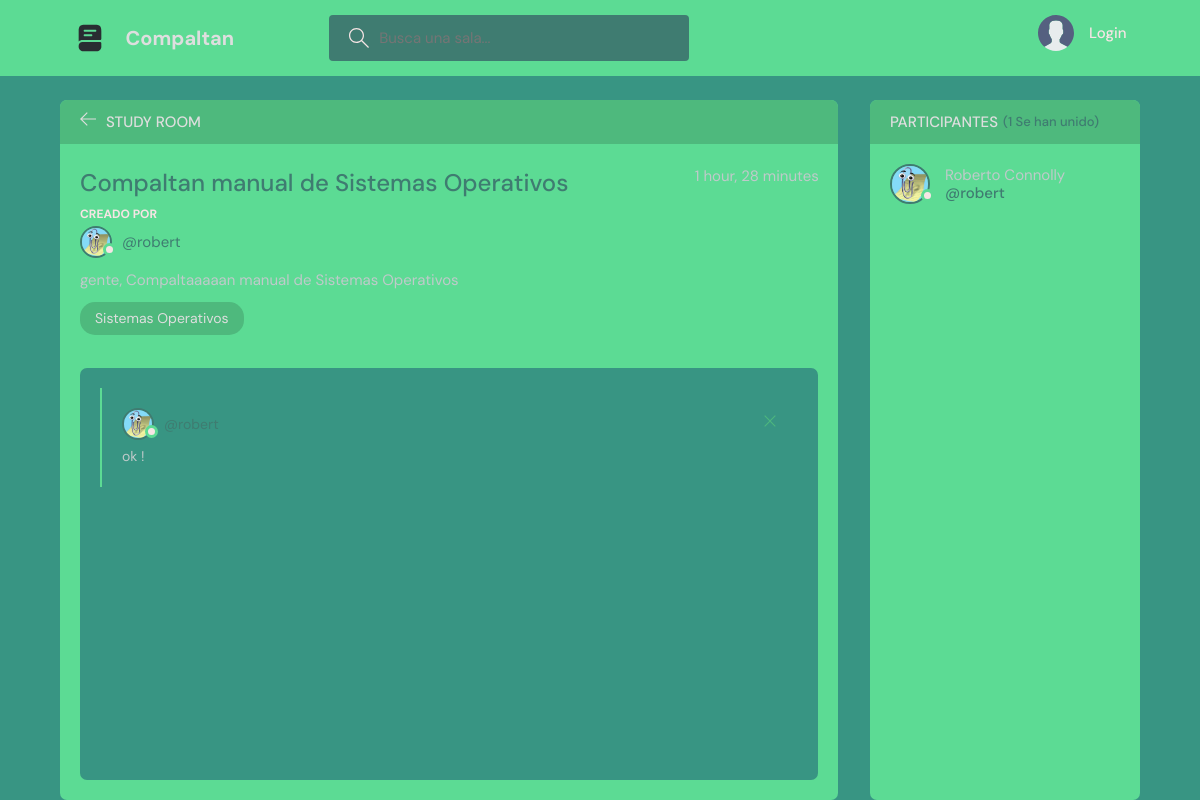
Page /room/3 on the committed database.
### base/models.py (models this page shows, shortened)
class Habitacion(models.Model):
    host = models.ForeignKey(User, on_delete=models.SET_NULL, null=True)
    tema = models.ForeignKey(Tema, on_delete=models.SET_NULL, null=True)
    nombre = models.CharField(max_length=200)
    descripcion = models.TextField(null=True, blank=True)
    participantes = models.ManyToManyField(User, related_name="participantes", blank=True)
    updated = models.DateTimeField(auto_now=True)
    creado = models.DateTimeField(auto_now_add=True) #Este valor solo cambia cuando se INICIA UNA VEZ
    class Meta:
        ordering = ["-updated", "-creado"]

class User(AbstractUser):
    name = models.CharField(max_length=200,null=True)
    email = models.EmailField(unique=True, null=True)
    biografia = models.TextField(null=True)
    avatar = models.ImageField(null=True, default="avatar.svg")
    USERNAME_FIELD = "email" #sobreescribimos
    REQUIRED_FIELDS = []

class Tema(models.Model):
    nombre = models.CharField(max_length=200)
    def __str__(self):
        return self.nombre

class Mensaje(models.Model):
    usuario = models.ForeignKey(User, on_delete=models.CASCADE)
    habitacion = models.ForeignKey(Habitacion, on_delete=models.CASCADE)
    body = models.TextField()
    updated = models.DateTimeField(auto_now=True)
    created = models.DateTimeField(auto_now_add=True)

### base/views.py (the view)
# urls.py: path("room/<str:pk>", views.room, name="room"), ## <str:pki> el tipo de dato del parametro en este caso int y lo guardamos en la variable pki
def room(request, pk):
    room = Habitacion.objects.get(id=pk)
    mensajes = room.mensaje_set.all().order_by("-created") #_set.all() coge todos los comentarios
    participantes = room.participantes.all()
    if request.method == "POST":
        mensaje = Mensaje.objects.create(usuario=request.user, habitacion=room, body=request.POST.get("body"))
        room.participantes.add(request.user)
        return redirect("room", pk=room.id) #Redirecciona con su pk
    contexto = {"room": room, "mensajes": mensajes, "request": request, "participantes": participantes}
    return render(request, "room.html", contexto)

### templates/room.html (shortened to what this page needs)
{% extends "main.html" %}
  {% block content %}
    <main class="profile-page layout layout--2">
      <div class="container">
        <div class="room">
          <div class="room__top">
            <div class="room__topLeft">
              <a href="{{request.META.HTTP_REFERER}}">
                <svg version="1.1" xmlns="http://www.w3.org/2000/svg" width="32" height="32" viewBox="0 0 32 32">
                  <title>arrow-left</title>
                  <path
                    d="M13.723 2.286l-13.723 13.714 13.719 13.714 1.616-1.611-10.96-10.96h27.625v-2.286h-27.625l10.965-10.965-1.616-1.607z"
                  ></path>
                </svg>
              </a>
              <h3>Study Room</h3>
            </div>
          </div>
          <div class="room__box scroll">
            <div class="room__header scroll">
              <div class="room__info">
                <h3>{{room.nombre}}</h3>
                <span>{{room.creado|timesince}}</span>
              </div>
              <div class="room__hosted">
                <p>Creado Por</p>
                <a href="{% url 'perfil-usuario' room.host.id %}" class="room__author">
                  <div class="avatar avatar--small">
                    <img src="{{room.host.avatar.url}}" />
                  </div>
                  <span>@{{room.host.username}}</span>
                </a>
              </div>
              <div class="room__details">
                {{room.descripcion|truncatechars:200}}
              </div>
              <span class="room__topics">{{room.tema}}</span>
            </div>
            <div class="room__conversation">
              <div class="threads scroll">
                {% for mensaje in mensajes %}
                <div class="thread">
                  <div class="thread__top">
                    <div class="thread__author">
                      <a href="{% url 'perfil-usuario' mensaje.usuario.id %}" class="thread__authorInfo">
                        <div class="avatar avatar--small">
                          <img src="{{mensaje.usuario.avatar.url}}" />
                        </div>
                        <span>@{{mensaje.usuario.username}}</span>
                      </a>
                    </div>
                    <div class="thread__delete">
                      <svg version="1.1" xmlns="http://www.w3.org/2000/svg" width="32" height="32" viewBox="0 0 32 32">
                        <title>remove</title>
                        <path
                          d="M27.314 6.019l-1.333-1.333-9.98 9.981-9.981-9.981-1.333 1.333 9.981 9.981-9.981 9.98 1.333 1.333 9.981-9.98 9.98 9.98 1.333-1.333-9.98-9.98 9.98-9.981z"
                        ></path>
                      </svg>
                    </div>
                  </div>
                  <div class="thread__details">
                    {{mensaje.body|truncatechars:250}}
                  </div>
                </div>
                {% endfor %}
              </div>
            </div>
          </div>
        </div>
        <div class="participants">
          <h3 class="participants__top">Participantes <span>({{participantes.count}} Se han unido)</span></h3>
          <div class="participants__list scroll">
            {% for participante in participantes %}
            <a href="{% url 'perfil-usuario' participante.id %}" class="participant">
              <div class="avatar avatar--medium">
                <img src="{{participante.avatar.url}}" />
              </div>
              <p>
                {{participante.name}}
                <span>@{{participante.username}}</span>
              </p>
            </a>
            {% endfor %}
          </div>
        </div>
      </div>
    </main>
{% endblock content %}

### rows in the picture
Habitacion: nombre "Compaltan manual de Sistemas Operativos", creado "1 hour, 28 minutes", host.avatar (picture), host.username "robert", descripcion "gente, Compaltaaaaan manual de Sistemas Operativos", tema "Sistemas Operativos"
Mensaje: usuario.avatar (picture), body "ok !"
User: avatar (picture), name "Roberto Connolly", username "robert"

### other values in the picture
{{ participantes.count }} "1"
